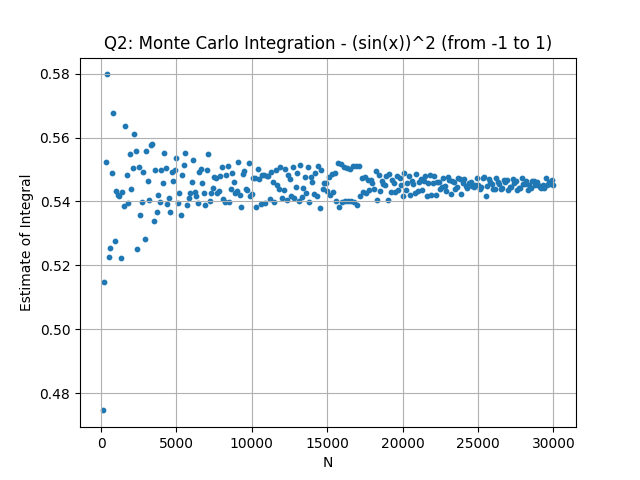

Recreate this plot in Python.
from matplotlib import pyplot as plt
from matplotlib.ticker import MultipleLocator
from mypylib import de as de

g = "(math.sin(x))**2"
s = 40
x = []
y = []
err = []
for j in range(300):
    y_j,x_j = de.monte_carlo_uni(g,-1,1,(100*(j+1)),10)
    x.append((100*(j+1)))
    y.append(y_j)
    err.append(x_j)

#file print module
fout = open(r"C:\Main\Study\Sem 5\P346 Computational Phy Lab\Code\Assgn5\Q2 out.txt", "w+")
fout.writelines("Numerical Integration by Monte Carlo (uniform sampling)(Precision: 10^-4)\n\n"+"N            Result         Error\n")
fout.close()

fout = open(r"C:\Main\Study\Sem 5\P346 Computational Phy Lab\Code\Assgn5\Q2 out.txt", "a")
for i in range(1,7): fout.writelines(str(x[(50*i)-1])+"        "+str(float(f'{y[(50*i)-1]:.5f}'))+"         "+str(float(f'{err[(50*i)-1]:.5f}'))+"\n")
fout.writelines("\nThe estimate for integral using "+str(x[(len(x)-1)])+" test points is "+str(float(f'{y[(len(y)-1)]:.5f}'))+" with an error of "+str(float(f'{err[(len(err)-1)]:.5f}'))+"\n")
fout.close()

#plotting the convergence (extra)

fig, ax = plt.subplots()
plt.scatter(x, y, marker='.', s=s)
ax.xaxis.set_major_locator(MultipleLocator(5000))
ax.xaxis.set_major_formatter('{x:.0f}')
plt.grid()
plt.xlabel("N")
plt.ylabel("Estimate of Integral")
plt.title("Q2: Monte Carlo Integration - (sin(x))^2 (from -1 to 1)")
del x
del y
del err
del s
del x_j
del y_j
plt.savefig("Q2.png")
# plt.show()